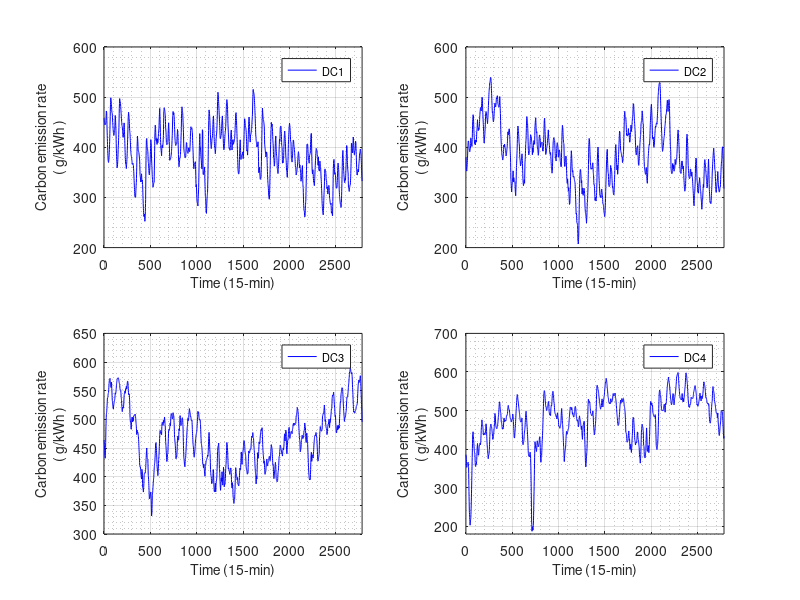

This figure's MATLAB source:
clear,clc
load ./data/data_phi_G phi_G

phi_G=phi_G';
figure(5)
subplot(2,2,1)
plot(phi_G(:,1),'b')
axis([0 inf 200 600])
grid on
grid minor
set(gca,'xtick',[0:500:3000])
legend({['DC1']},'FontSize',8)
xlabel('Time (15-min)','FontSize',10)
ylabel({'Carbon emission rate';'( g/kWh )'},'FontSize',10)

subplot(2,2,2)
plot(phi_G(:,2),'b')
axis([0 inf 200 600])
grid on
grid minor
set(gca,'xtick',[0:500:3000])
legend({['DC2']},'FontSize',8)
xlabel('Time (15-min)','FontSize',10)
ylabel({'Carbon emission rate';'( g/kWh )'},'FontSize',10)

subplot(2,2,3)
plot(phi_G(:,3),'b')
axis([0 inf 300 650])
grid on
grid minor
set(gca,'xtick',[0:500:3000])
legend({['DC3']},'FontSize',8)
xlabel('Time (15-min)','FontSize',10)
ylabel({'Carbon emission rate';'( g/kWh )'},'FontSize',10)

subplot(2,2,4)
plot(phi_G(:,4),'b')
axis([0 inf 180 700])
grid on
grid minor
set(gca,'xtick',[0:500:3000])
legend({['DC4']},'FontSize',8)
xlabel('Time (15-min)','FontSize',10)
ylabel({'Carbon emission rate';'( g/kWh )'},'FontSize',10)

set(gcf,'position',[100 300 600 400])

